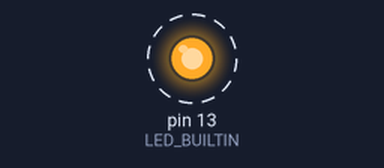
Simulated run of this sketch. Board: Arduino Uno, built with avr-gcc and run on an emulated ATmega328P. Parts: output pins drawn as LEDs (lit = HIGH). Dashed ring = blinking.

Above: at 0.2 s.
Timing chart, 0 to 3.0 s (numbered marks = the images above):
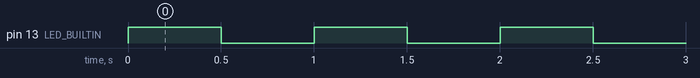

Measured:
- by itself, pin 13 (LED_BUILTIN): alternates HIGH for 0.50 s and LOW for 0.50 s, 10 changes in all, then stays LOW

The sketch:

Lab01-Blink.ino
```cpp
/*

   blink_1   // blink Normal loop
   blink_2   // blink 3 time and then Break loop
   blink_3  // blink 5 time and then Break loop

*/
//#define LED_BUILTIN 11
bool done = false;
int k = 1;

/////////////////////////////////////////////////////////////////////////////
void blink_1(){
  digitalWrite(LED_BUILTIN, HIGH);  // turn the LED on (HIGH is the voltage level)
  delay(500);                      // wait for a second
  digitalWrite(LED_BUILTIN, LOW);   // turn the LED off by making the voltage LOW
  delay(500);
}


void blink_2(){

  if (!done) {
    for (int i=1; i<=5; i++) {
      blink_1();
    }
    done = true;
  }

}


void blink_3(){

  if (k > 5)
      while(1);
  blink_1();
  k++;
}
/////////////////////////////////////////////////////////////////////////////

void setup() {
   pinMode(LED_BUILTIN, OUTPUT);

   //blink_2();

}

// the loop function runs over and over again forever
void loop() {
   //blink_1();
   blink_2();
   //blink_3();
}
```
